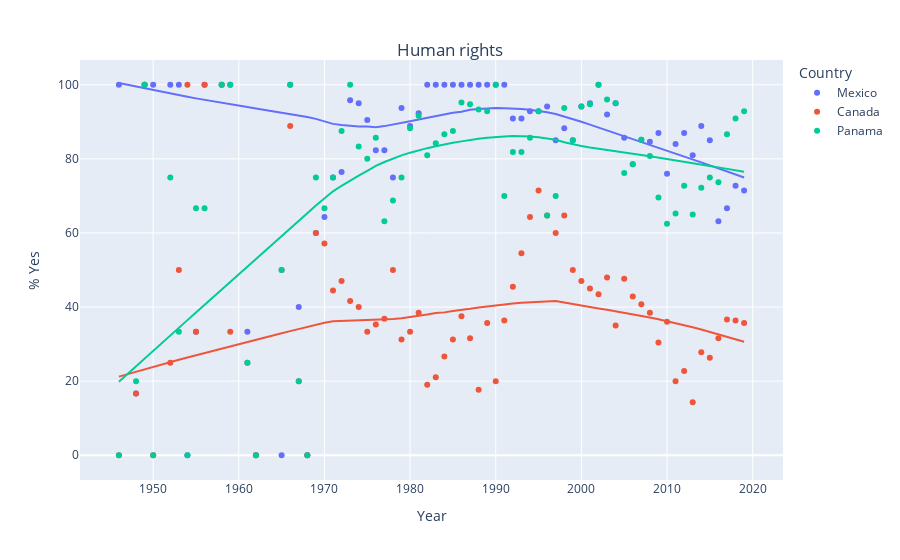
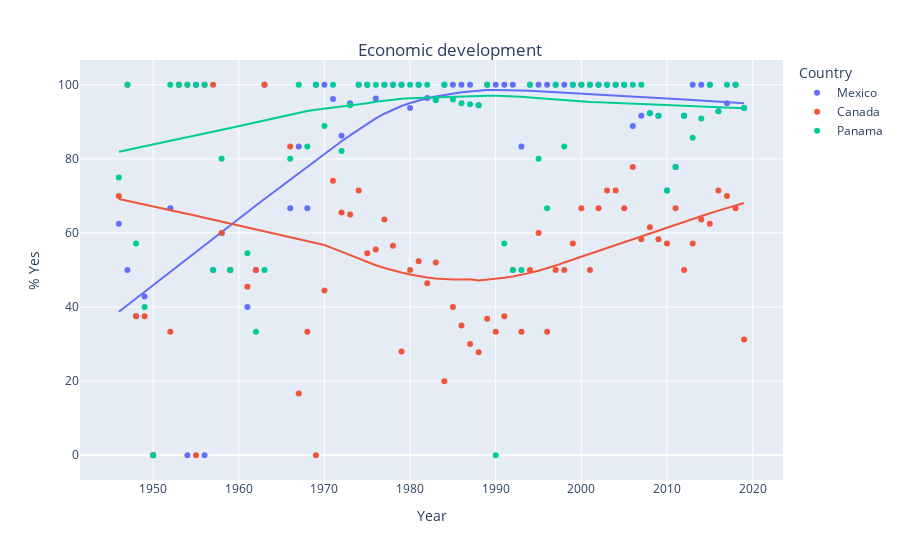
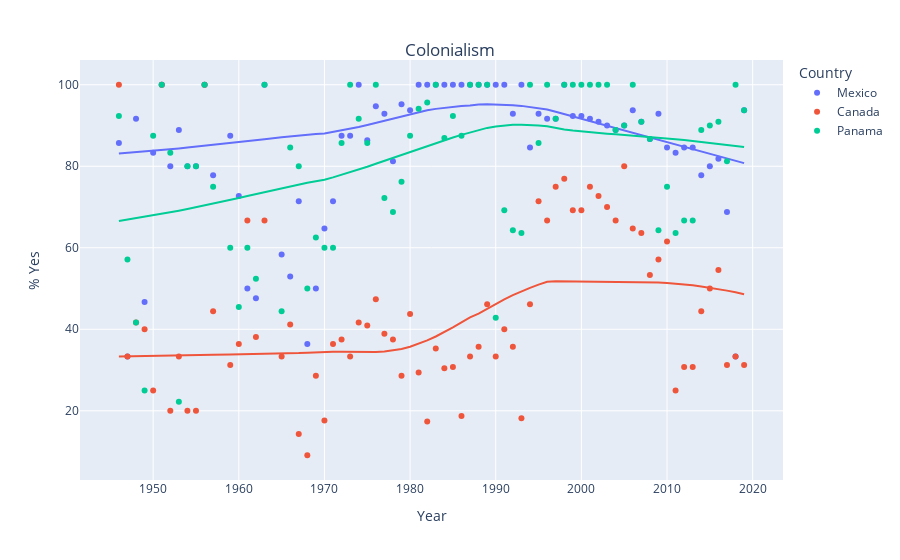
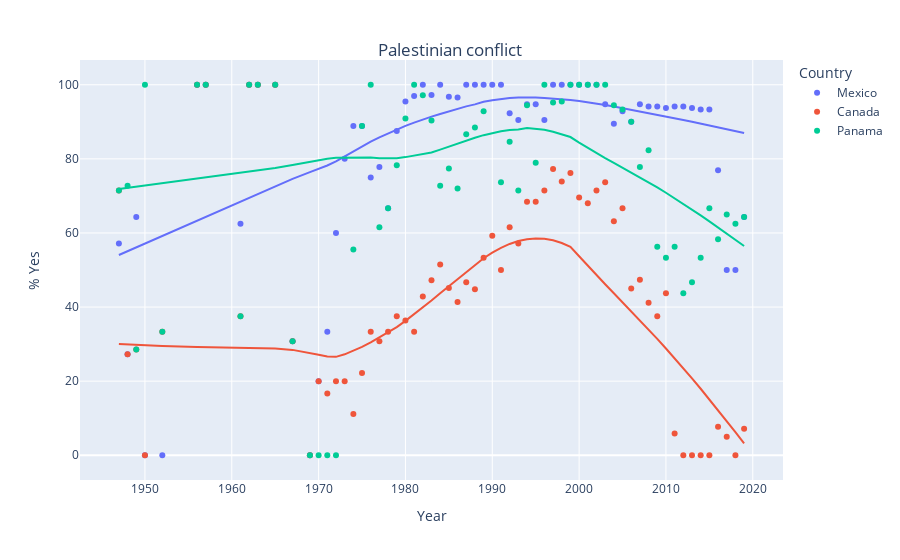

Notebook cell for these charts, in order:
### Code cell
def make_plot(countries,issue):
    '''
    A Python function that takes in the list of countries and issues and makes
    a scatter plot of each issue with a trendline for each country.
    '''
    x_data = []
    y_data = []
    c_data = []
    for cntry in countries:
        my_group = c_groups.get_group((cntry,issue))
        for y in my_group['year'].unique():
            x_data.append(y)
            tot_yes = sum(my_group[my_group['year']==y]['vote']=='yes')
            percent_yes = tot_yes/len(my_group[my_group['year']==y])*100
            y_data.append(percent_yes)
            c_data.append(cntry)

    fig = px.scatter(x=x_data, y=y_data,color=c_data,trendline="lowess",labels={"color": "Country"})

    fig.update_layout(
        title={
            'text': issue + '<br>',
            'y':0.9,
            'x':0.5,
            'xanchor': 'center',
            'yanchor': 'top'})
    fig.update_yaxes(title_text="% Yes")
    fig.update_xaxes(title_text="Year")
    f_name = issue
    fig.write_html(f_name+'.html')
    fig.show()
    
for iss in issues:
    make_plot(countries,iss)
